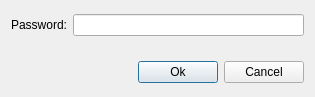
<?xml version="1.0" encoding="UTF-8"?>
<ui version="4.0">
 <class>RemovePass</class>
 <widget class="QDialog" name="RemovePass">
  <property name="geometry">
   <rect>
    <x>0</x>
    <y>0</y>
    <width>315</width>
    <height>97</height>
   </rect>
  </property>
  <property name="windowTitle">
   <string>Remove Password</string>
  </property>
  <layout class="QGridLayout" name="gridLayout">
   <item row="0" column="0">
    <layout class="QHBoxLayout" name="horizontalLayout">
     <property name="topMargin">
      <number>3</number>
     </property>
     <property name="bottomMargin">
      <number>3</number>
     </property>
     <item>
      <widget class="QLabel" name="lblCur">
       <property name="text">
        <string>Password:</string>
       </property>
       <property name="alignment">
        <set>Qt::AlignRight|Qt::AlignTrailing|Qt::AlignVCenter</set>
       </property>
      </widget>
     </item>
     <item>
      <widget class="QLineEdit" name="editCur"/>
     </item>
    </layout>
   </item>
   <item row="1" column="0">
    <spacer name="verticalSpacer">
     <property name="orientation">
      <enum>Qt::Vertical</enum>
     </property>
     <property name="sizeHint" stdset="0">
      <size>
       <width>20</width>
       <height>8</height>
      </size>
     </property>
    </spacer>
   </item>
   <item row="2" column="0">
    <layout class="QHBoxLayout" name="horizontalLayout_2">
     <property name="topMargin">
      <number>3</number>
     </property>
     <property name="bottomMargin">
      <number>3</number>
     </property>
     <item>
      <spacer name="horizontalSpacer">
       <property name="orientation">
        <enum>Qt::Horizontal</enum>
       </property>
       <property name="sizeHint" stdset="0">
        <size>
         <width>40</width>
         <height>20</height>
        </size>
       </property>
      </spacer>
     </item>
     <item>
      <widget class="QPushButton" name="btnOk">
       <property name="text">
        <string>Ok</string>
       </property>
      </widget>
     </item>
     <item>
      <widget class="QPushButton" name="btnCancel">
       <property name="text">
        <string>Cancel</string>
       </property>
      </widget>
     </item>
    </layout>
   </item>
  </layout>
 </widget>
 <resources/>
 <connections/>
</ui>
